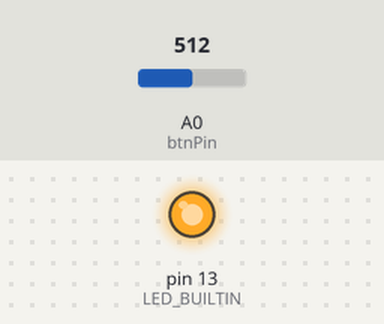
This sketch was run on a simulated Arduino Uno, built with avr-gcc and run on an emulated ATmega328P. On the bench: output pins drawn as LEDs (lit = HIGH). The inputs (shaded band) are chosen by the test bench; at power-on: A0 (btnPin) = 512.

Above: at 1.2 s.
1.3 s: A0 (btnPin) set to 106
2.8 s: A0 (btnPin) set to 95
At 3.6 s:
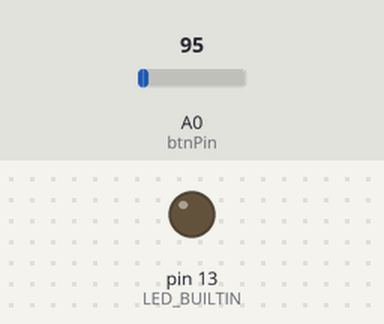
4.3 s: A0 (btnPin) set to 122
At 4.9 s:
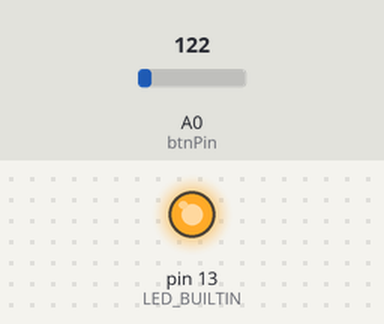
5.8 s: A0 (btnPin) set to 90
At 6.1 s:
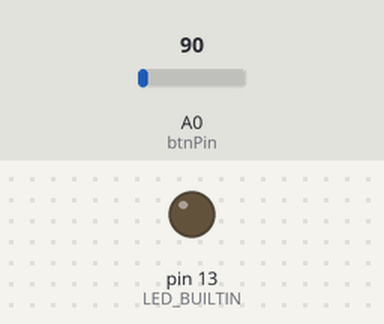
Timing chart, 0 to 8.3 s (numbered marks = the images above; inputs shaded):
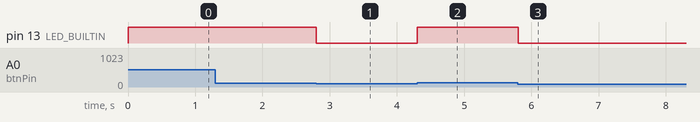

Measured:
- the behaviour switches between 101 and 100 on A0 (btnPin) (found by bisection; images 0 and 1)
- after the input at 1.3 s, every drawn part: stays the same
- after the input at 2.8 s, pin 13 (LED_BUILTIN): HIGH → LOW at once
- after the input at 4.3 s, pin 13 (LED_BUILTIN): LOW → HIGH at once
- after the input at 5.8 s, pin 13 (LED_BUILTIN): HIGH → LOW at once

The sketch:

arduino_test_ButtonBlink.ino
```cpp
/*  Button and internal led   */
#define btnPin  A0

// the setup function runs once when you press reset or power the board
void setup() {
  // initialize digital pin LED_BUILTIN as an output.
  pinMode(LED_BUILTIN, OUTPUT);

  // initialize pin A0 as an input with pullup.
  pinMode(btnPin, INPUT_PULLUP);  // 20k internal pullup
}

// the loop function runs over and over again forever
void loop() {

  int btnValue = analogRead(btnPin);   // interestingly, we replace the button by a potmeter or even ea light switch
  if (btnValue>100) {
    digitalWrite(LED_BUILTIN, HIGH);   // turn the LED on (HIGH is the voltage level)
  } else {
    digitalWrite(LED_BUILTIN, LOW);    // turn the LED off by making the voltage LOW
  }

  delay(100);
}
```
